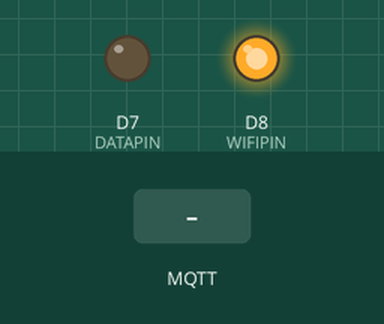
The sketch below on a simulated ESP8266 (NodeMCU). Parts: output pins drawn as LEDs (lit = HIGH). Inputs (shaded band) come from the test bench. WiFi joins after 1.5 s; servers stay silent unless stated; no MQTT or app messages arrive unless stated; what the sketch prints to the serial monitor is not drawn.

Above: at 3.5 s.
3.6 s: MQTT message "indoor" arrives on the first subscribed topic
At 4.7 s:
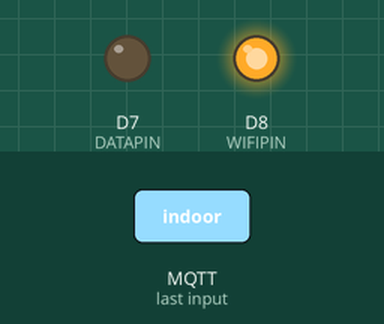
7.6 s: MQTT message "1" arrives on the first subscribed topic
At 8.8 s:
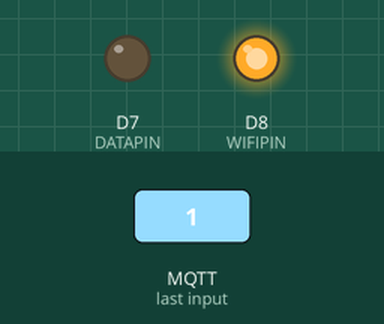
9.1 s: MQTT message "on" arrives on the first subscribed topic
At 10.0 s:
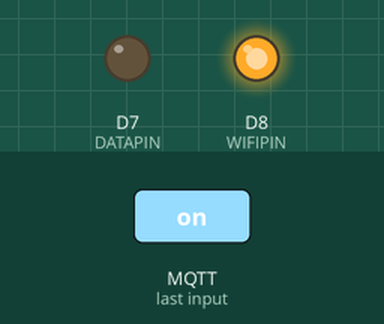
Timing chart, 0 to 11.6 s (numbered marks = the images above; inputs shaded):
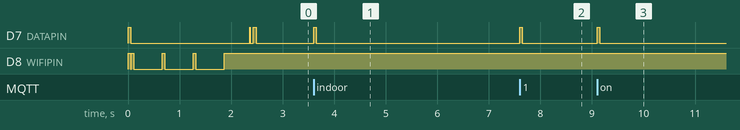

Measured:
- after the input at 3.6 s, D7 (DATAPIN): LOW → HIGH at once, → LOW 0.05 s later
- after the input at 7.6 s, D7 (DATAPIN): LOW → HIGH at once, → LOW 0.05 s later
- after the input at 9.1 s, D7 (DATAPIN): LOW → HIGH at once, → LOW 0.05 s later

The sketch:

NodeMCU_v2.ino
```cpp
#include <ESP8266WiFi.h>
#include <ArduinoJson.h>
#include <PubSubClient.h>
#include <SoftwareSerial.h>

#define WIFIPIN D8
#define DATAPIN D7

const char* ssid = "Smart IoT";
const char* password = "iot@2020";

const char* mqtt_server = "192.168.9.76";
const int mqtt_port = 1883;
const char* mqtt_user = "strawberry";
const char* mqtt_password = "123456";


WiFiClient wifiClient;
PubSubClient mqtt(wifiClient);

SoftwareSerial linkSerial(D2, D1); // RX, TX

// WiFi ----------------------------------------------------------
void wifi_connect() {
  delay(10);
  // We start by connecting to a WiFi network
  Serial.println();
  Serial.print("Connecting to ");
  Serial.println(ssid);

  WiFi.begin(ssid, password);
  while (WiFi.status() != WL_CONNECTED) {
    LEDblink(WIFIPIN, 50);
    delay(500);
    Serial.print(".");
  }
  digitalWrite(WIFIPIN,HIGH);
  randomSeed(micros());

  Serial.println("");
  Serial.println("WiFi connected");
  Serial.print("IP address: ");
  Serial.println(WiFi.localIP());
  delay(500);
}

void wifi_reconnect() {
  if (WiFi.status() != WL_CONNECTED) {
    digitalWrite(WIFIPIN, LOW);
    digitalWrite(DATAPIN, LOW);
    Serial.println("WiFi Status [code]: ");
    Serial.println(WiFi.status());
    WiFi.disconnect();
    wifi_connect();
  }
}

// MQTT ----------------------------------------------------------
void setup_mqtt() {
  mqtt.setServer(mqtt_server, mqtt_port);
  mqtt.setCallback(callback);
}

void mqtt_reconnect() {
  // Loop until we're reconnected
  if (!mqtt.connected()) {
    digitalWrite(DATAPIN, LOW);
    while (!mqtt.connected()) {
      LEDblink(DATAPIN, 10);
      Serial.print("Connecting to MQTT...");
      // Create a random client ID
      String clientId = "ESP8266-1";

      // Attempt to connect
      if (mqtt.connect(clientId.c_str(), mqtt_user, mqtt_password)) {
        Serial.println("connected");
        digitalWrite(DATAPIN, LOW);

        // Once connected, publish an announcement...
        mqtt.publish("IoT/device", (char*)clientId.c_str());
        LEDblink(DATAPIN, 50);
        delay(50);
        mqtt.subscribe("@straw/control/reboot");
      } else {
        Serial.print("failed, rc=");
        Serial.print(mqtt.state());
        Serial.println(" try again in 5 seconds");
        // Wait 5 seconds before retrying
        delay(5000);
      }
    }
  }
}

void callback(char* topic, byte* payload, unsigned int length) {
  Serial.print("Message arrived [");
  Serial.print(topic);
  Serial.print("] msg:");
  for (int i = 0; i < length; i++) {
    Serial.print((char)payload[i]);
  }
  Serial.println();
  char CMD = (char)payload[0];
  if (CMD == '1') {
    digitalWrite(D0, HIGH);
  } else {
    digitalWrite(D0, LOW);
  }
  LEDblink(DATAPIN, 50);
}

void setup_system_status() {
  pinMode(WIFIPIN, OUTPUT);
  pinMode(DATAPIN, OUTPUT);

  digitalWrite(DATAPIN, HIGH);
  digitalWrite(WIFIPIN, HIGH);
  delay(50);
  digitalWrite(DATAPIN, LOW);
  digitalWrite(WIFIPIN, LOW);

}

void LEDblink(int PIN, int flash_rate){
  digitalWrite(PIN, HIGH);
  delay(flash_rate);
  digitalWrite(PIN, LOW);
  delay(flash_rate);
}

void setup() {
  // Open serial communications and wait for port to open:
  Serial.begin(115200);
  Serial.println("Starting...");
  linkSerial.begin(9600);
  setup_system_status();
  wifi_connect();
  setup_mqtt();
}

void loop() {
  wifi_reconnect();
  mqtt_reconnect();
  mqtt.loop();

  if (linkSerial.available()){
//    String jsonMsg;
    DynamicJsonDocument data(300);
    DeserializationError err = deserializeJson(data, linkSerial);
    if (err != DeserializationError::Ok){
      // Print error to the "debug" serial port
      Serial.print("deserializeJson() returned ");
      Serial.println(err.c_str());

      // Flush all bytes in the "link" serial port buffer
      while (linkSerial.available() > 0)
        linkSerial.read();
    } else {
      digitalWrite(DATAPIN, LOW);

      if (data.size()>0) {
        String zone = data["ID"];
        String topic = "@straw/"+zone;
        String topic_pub;

        String H = data["humidity"];
        String T = data["temperature"];
        String L = data["light"];

        Serial.println();
        Serial.println(zone);
        Serial.println("Publishing...");
        topic_pub = topic + "/humidity";
        if (mqtt.publish(topic_pub.c_str(), H.c_str())) {
          Serial.print("Humidity: ");
          Serial.println(H);
          LEDblink(DATAPIN, 5);
        }

        topic_pub = topic + "/temperature";
        if (mqtt.publish(topic_pub.c_str(), T.c_str())) {
          Serial.print("Temperatur: ");
          Serial.println(T);
          LEDblink(DATAPIN, 5);
        }

        topic_pub = topic + "/light";
        if (mqtt.publish(topic_pub.c_str(), L.c_str())) {
          Serial.print("Light: ");
          Serial.println(L);
          LEDblink(DATAPIN, 5);
        }

        if (zone=="indoor") {

          String S1 = data["soil"][0];
          String S2 = data["soil"][1];

          topic_pub = topic + "/soil/1";
          if (mqtt.publish(topic_pub.c_str(), S1.c_str())){
            Serial.print("Soil Moisture 1: ");
            Serial.println(S1);
            LEDblink(DATAPIN, 5);
          }

          topic_pub = topic + "/soil/2";
          if (mqtt.publish(topic_pub.c_str(), S2.c_str())) {
            Serial.print("Soil Moisture 2: ");
            Serial.println(S2);
            LEDblink(DATAPIN, 5);
          }
        }
      }
    }
  }
}
```
